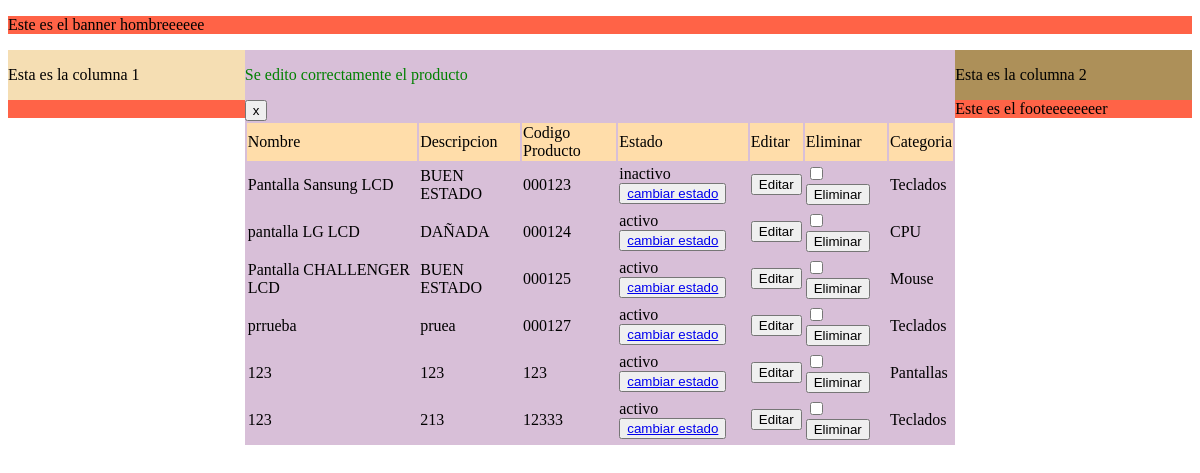
The app's page /codigo/pre_consultar_productos.php?ed=y (signed in) with its own data.
### tables this page shows
CREATE TABLE IF NOT EXISTS `productos` (
  `id_producto` int(5) NOT NULL AUTO_INCREMENT,
  `cod_producto` varchar(50) NOT NULL,
  `producto` varchar(100) NOT NULL,
  `descripcion` varchar(500) NOT NULL,
  `fk_id_categoria` varchar(5) NOT NULL,
  `fk_id_estado` varchar(5) NOT NULL,
  PRIMARY KEY (`id_producto`)
);

CREATE TABLE IF NOT EXISTS `estados` (
  `id_estado` int(5) NOT NULL AUTO_INCREMENT,
  `nombre_estado` varchar(15) NOT NULL,
  PRIMARY KEY (`id_estado`)
);

CREATE TABLE IF NOT EXISTS `categorias` (
  `id_categoria` int(5) NOT NULL AUTO_INCREMENT,
  `categoria` varchar(100) NOT NULL,
  `fk_id_estado` varchar(20) NOT NULL,
  PRIMARY KEY (`id_categoria`)
);

### codigo/pre_consultar_productos.php (the view, shortened to what this page needs)
<!DOCTYPE html>
<html lang="en">
<head>
    <link rel="stylesheet" href="../estilos/estilos.css">
</head>
<body>
<div id="banner">
<?php include("banner.php") ?>
</div>
<div id="general">
<div id="col1">
<?php include("col1.php") ?>
</div>
<div id="cuerpo">
<?php
if(isset($_GET['ed'])){
    if($edd="y"){
        echo "<div id='cierre'>";
        echo "<p style='color:green'>Se edito correctamente el producto</p>";
        echo "<input type='button' value='x' onclick='cerrar();'>";
        echo "</div>";
    }
}
?>
<?php
include("conexion.php");
echo "<table>";
echo "<tr bgcolor='#fFDDAA'>";
echo "<td>Nombre</td>";
echo "<td>Descripcion</td>";
echo "<td>Codigo Producto</td>";
echo "<td>Estado</td>";
echo "<td>Editar</td>";
echo "<td>Eliminar</td>";
echo "<td>Categoria</td>";
echo "</tr>";
$consulta = "SELECT P.id_producto, P.cod_producto, P.producto, P.descripcion, P.fk_id_categoria, P.fk_id_estado, E.id_estado, E.nombre_estado, C.id_categoria, C.categoria FROM productos P INNER JOIN estados E ON P.fk_id_estado = E.id_estado INNER JOIN categorias C ON P.fk_id_categoria = C.id_categoria";
    if(!$resultado = $db->query($consulta)){
    die('hay un error con la consulta o los datos no existen vuelve a comprobar !!![' . $db->error . ']');
    }
    while($fila = $resultado->fetch_assoc()){
        $bcod_producto=stripslashes($fila["cod_producto"]);
        $bproducto=stripslashes($fila["producto"]);
        $bdescripcion=stripslashes($fila["descripcion"]);
        $bid_producto=stripslashes($fila["id_producto"]);
        $bestado=stripslashes($fila["nombre_estado"]);
        $bcategoria=stripslashes($fila["categoria"]);
        echo "<tr>";
        echo "<td>$bproducto</td>";
        echo "<td>$bdescripcion</td>";
        echo "<td>$bcod_producto</td>";
        echo "<td>$bestado<button><a href='neg_cambio_estado.php?id=$bid_producto'>cambiar estado</a></button></td>";
        echo "<td>";
        echo "<form action='pre_editar_productos.php' id='editar_productos' name='editar_productos' method='POST' autocomplete='off'>
        <input type='hidden' name='id_producto' id='id_producto' value='$bid_producto'>
        <input type='submit'  value='Editar'>
        </form>";
        echo "</td>";
        echo "<td>";
        echo "<form action='neg_eliminar_productos.php' id='eliminar_productos' name='eliminar_productos' method='POST' autocomplete='off'>
        <input type='hidden' name='id_producto' id='id_producto' value='$bid_producto' />
        <input type='checkbox' name='validar' value='checkbox' required />
        <input type='submit'  value='Eliminar' />
        </form>";
        echo "</td>";
        echo "<td>$bcategoria</td>";
        echo "<tr>";
        }
    echo "</table>";
?>
</div>
<div id="col2">
<?php include("col2.php") ?>
</div>
</div>
<div id="footer">
<?php include("footer.php") ?>
</div>
</body>
</html>

### estilos/estilos.css (style rules this page uses)
#banner { background-color: tomato; width: 100%; }
#general { background-color: yellowgreen; width: 100%; }
#col1 { background-color: wheat; float: left; width: 20%; height: 50%; }
#col2 { background-color: rgb(173, 144, 89); float: right; width: 20%; height: 50%; }
#cuerpo { background-color: thistle; width: 60%; float: left; height: 50%; }
#footer { background-color: tomato; width: 100%; }

### records on screen
productos: producto "Pantalla Sansung LCD", descripcion "BUEN ESTADO", cod_producto "000123", estados.nombre_estado "inactivo", categorias.categoria "Teclados"
productos: producto "pantalla LG LCD", descripcion "DAÑADA", cod_producto "000124", estados.nombre_estado "activo", categorias.categoria "CPU"
productos: producto "Pantalla CHALLENGER LCD", descripcion "BUEN ESTADO", cod_producto "000125", estados.nombre_estado "activo", categorias.categoria "Mouse"
productos: producto "prrueba", descripcion "pruea", cod_producto "000127", estados.nombre_estado "activo", categorias.categoria "Teclados"
productos: producto "123", descripcion "123", cod_producto "123", estados.nombre_estado "activo", categorias.categoria "Pantallas"
productos: producto "123", descripcion "213", cod_producto "12333", estados.nombre_estado "activo", categorias.categoria "Teclados"
